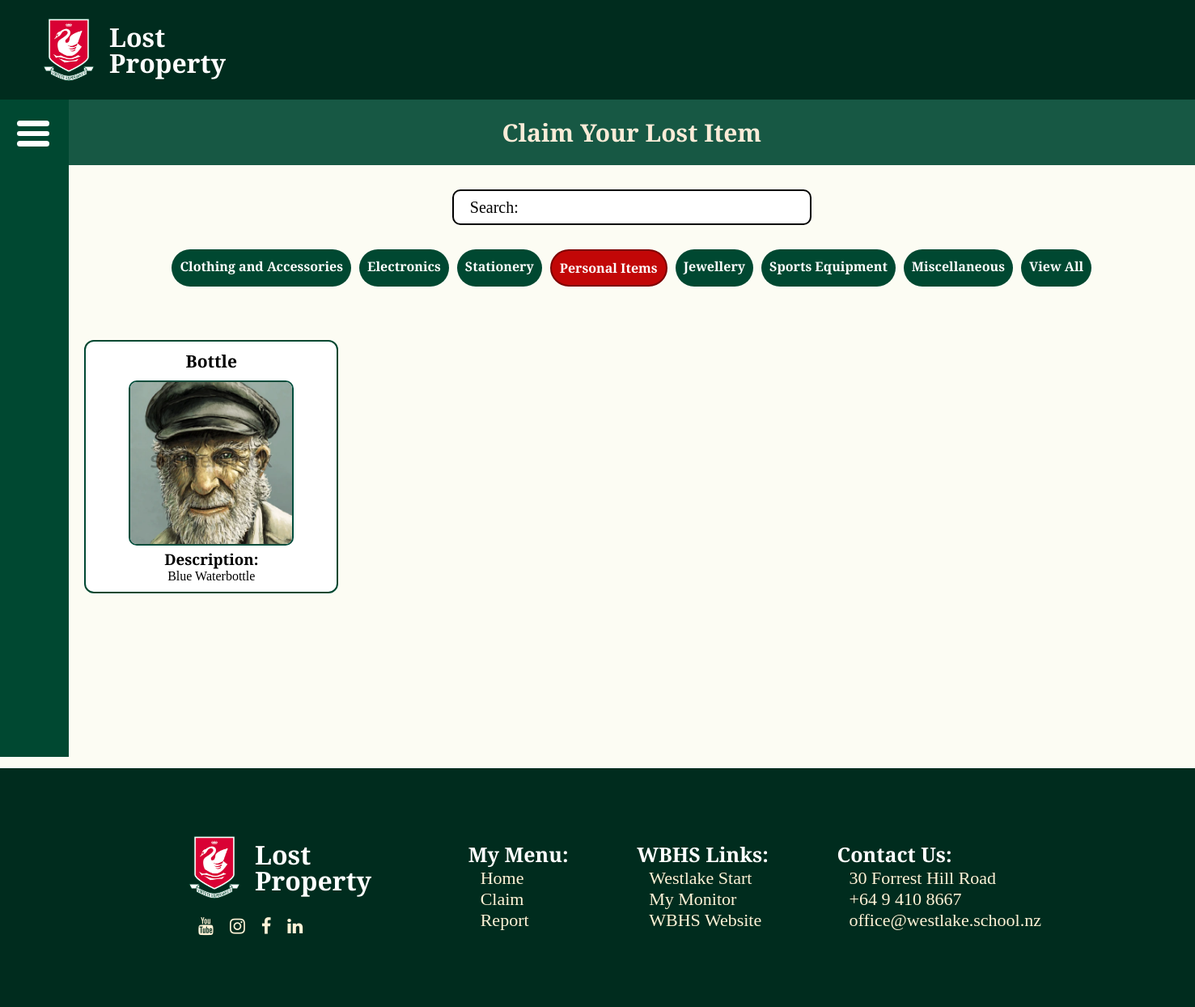
/claim?category=Personal+Items&item=, run on the app's committed database.
### tables this page shows
CREATE TABLE items (
            id INTEGER PRIMARY KEY AUTOINCREMENT,
            item_name TEXT,
            name TEXT,
            description TEXT,
            image_filename TEXT,
            category TEXT
        );

### app.py (the view)
@app.route("/claim")
def claim():
    item = request.args.get("item", "").replace(" ", "").lower()
    category = request.args.get("category", "")
    if category:
        items = items_search(category=category)
    else:
        items = items_search(item=item)
    return render_template("claim.html", items=items)

### app.py (called while the page is built)
def items_search(item="", category=None):
    conn = get_db_connection()
    raw_item = item.strip().lower() if item else ""
    raw_category = category.strip().lower() if category else ""
    sql = "SELECT * FROM items WHERE 1=1"
    params = []
    if raw_item and raw_item != "search:":
        sql += " AND REPLACE(LOWER(item_name), ' ', '') LIKE ?"
        params.append(f"%{raw_item}%")
    if raw_category and raw_category != "all":
        sql += " AND TRIM(LOWER(category)) = ?"
        params.append(raw_category)
    items = conn.execute(sql, params).fetchall()
    conn.close()
    if not items:
        flash(f"No items were found for '{category}'." if category else "No items found.")
    return items

def get_db_connection():
    db_path = os.path.join('Final', 'WBHSLostProperty.db')
    conn = sqlite3.connect(db_path)
    conn.row_factory = sqlite3.Row
    return conn

### templates/claim.html (shortened to what this page needs)
{% extends 'base.html' %}
{% block body %}
<h2 class="page_header">Claim Your Lost Item</h2>
<div class="claim_page_container">
    <form method="GET" action="{{ url_for('search_public') }}">
        <input id="search_box" type="text" name="item" id="item" value="Search:" onclick="if(this.value=='Search:'){this.value='';}" onblur="if(this.value==''){this.value='Search:';}">
    </form>
    <div id="filter_button_container">
        {% set current_category = request.args.get('category', 'All') %}
        <a class="filter-btn {% if current_category == 'Clothing and Accessories' %}active{% endif %}" href="{{ url_for('claim', category='Clothing and Accessories', item=request.args.get('item','')) }}" >
            Clothing and Accessories
        </a>
        <a class="filter-btn {% if current_category == 'Electronics' %}active{% endif %}" href="{{ url_for('claim', category='Electronics', item=request.args.get('item','')) }}">
            Electronics
        </a>
        <a class="filter-btn {% if current_category == 'Stationery' %}active{% endif %}" href="{{ url_for('claim', category='Stationery', item=request.args.get('item','')) }}">
            Stationery
        </a>
        <a class="filter-btn {% if current_category == 'Personal Items' %}active{% endif %}" href="{{ url_for('claim', category='Personal Items', item=request.args.get('item','')) }}">
            Personal Items
        </a>
        <a class="filter-btn {% if current_category == 'Jewellery' %}active{% endif %}" href="{{ url_for('claim', category='Jewellery', item=request.args.get('item','')) }}">
            Jewellery
        </a>
        <a class="filter-btn {% if current_category == 'Sports Equipment' %}active{% endif %}" href="{{ url_for('claim', category='Sports Equipment', item=request.args.get('item','')) }}">
            Sports Equipment
        </a>
        <a class="filter-btn {% if current_category == 'Miscellaneous' %}active{% endif %}" href="{{ url_for('claim', category='Miscellaneous', item=request.args.get('item','')) }}">
            Miscellaneous
        </a>
        <a class="filter-btn" href="{{ url_for('claim', category='All', item=request.args.get('item','')) }}">
            View All
        </a>
    </div>
    <div id="claim_gallery_container">
        {% for item in items %}
        <a href="{{ url_for('claim_item', item_id=item['id']) }}">
            <div id="claim_gallery_item">
                <h2>{{ item['item_name'] }}</h2>
                <img id='claim_gallery_image' src="{{ url_for('static', filename='uploads/' + item['image_filename']) }}">
                <h3>Description: </h3>
                <p>{{ item['description'] }}</p>
            </div>
        </a>
        {% endfor %}
    </div>
</div>
{% endblock %}

### static/style.css (style rules this page uses)
* { margin: 0; padding: 0; box-sizing: 0; font-family: "EB Garamond", serif; }
body { margin: 0; padding: 0; overflow-x: hidden; background: rgba(252, 252, 240, 0.783); }
.page_header { font-size: 30px; font-weight: bold; width: 100%; height: fit-content; padding: 20px 0px; background:#175844; color:antiquewhite; }
#search_box { background: white; border: 2px black solid; padding: 15px 20px; width: 400px; height: 10px; margin: 30px 0px; border-radius: 10px; font-size: 20px; }
#filter_button_container { display: flex; margin: 0 auto; width: fit-content; height: fit-content; margin-bottom: 50px; }
.filter-btn { border-radius: 25px; padding: 10px; font-size: 16px; font-weight: bold; margin: 0px 5px; background-color: #004831; color: white; text-decoration: none; }
.filter-btn.active { background-color: #c20707; border: 2px solid rgb(126, 0, 0); color: #ffffff; }
#claim_gallery_container { display: flex; flex-wrap: wrap; justify-content: flex-start; width: 1385px; margin: 0 auto; margin-top: 40px; margin-bottom: 200px; align-items: center; }
#claim_gallery_item { background-color: #ffffff; border: 1px solid #c1c0c0; border-radius: 12px; width: 290px; overflow-wrap: break-word; margin: 16px; border: 2px solid #004831; padding: 10px; color: black; }
#claim_gallery_container a { text-decoration: none; }
#claim_gallery_item h2 { font-size: 21px; margin-bottom: 10px; }
#claim_gallery_image { border-radius: 10px; border: 2px solid #004d3c; object-fit: cover; width: 200px; height: 200px; }

### data on the page
items: item_name "Bottle", image_filename (picture), description "Blue Waterbottle"
